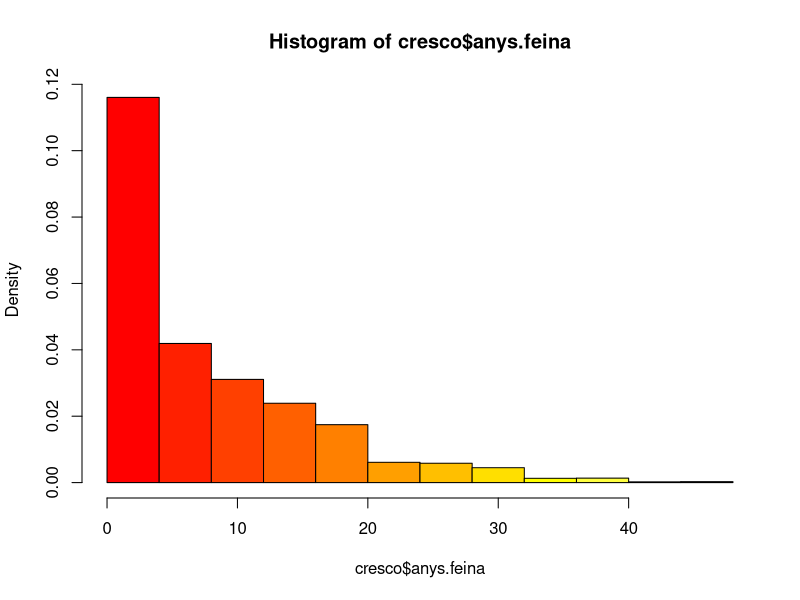
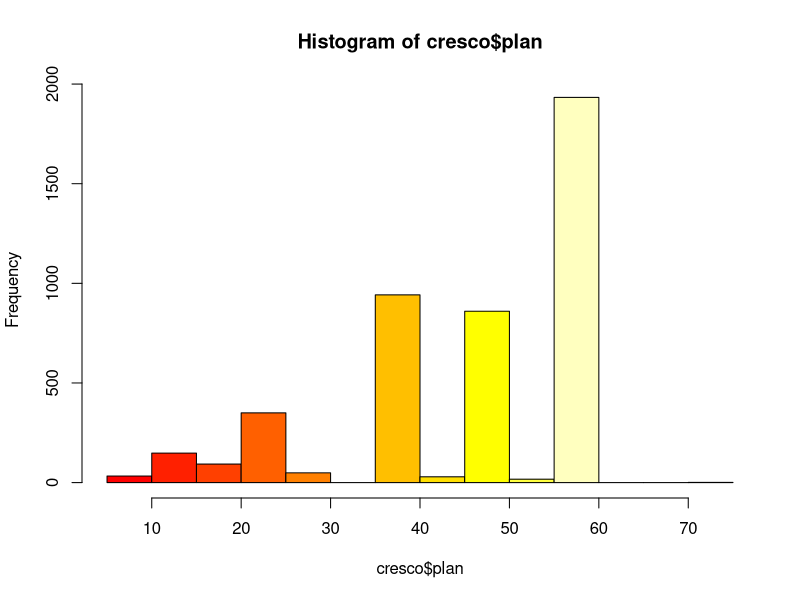
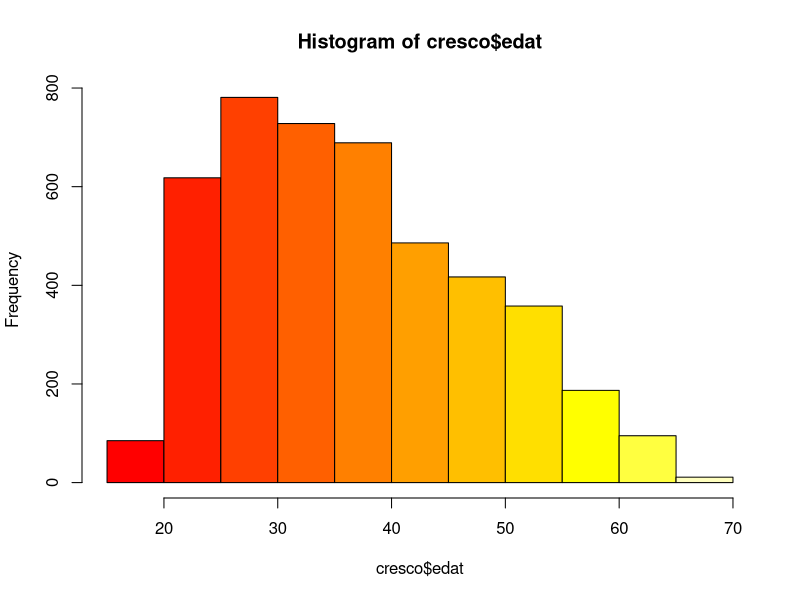
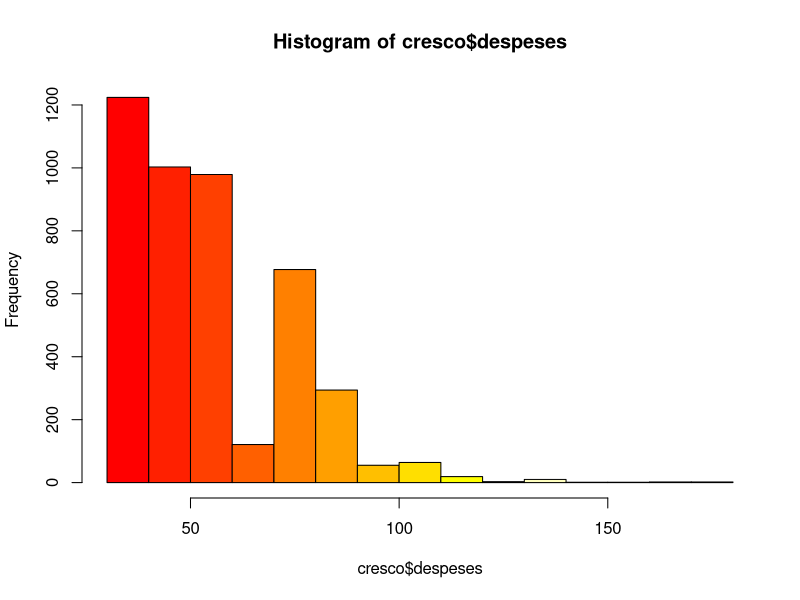
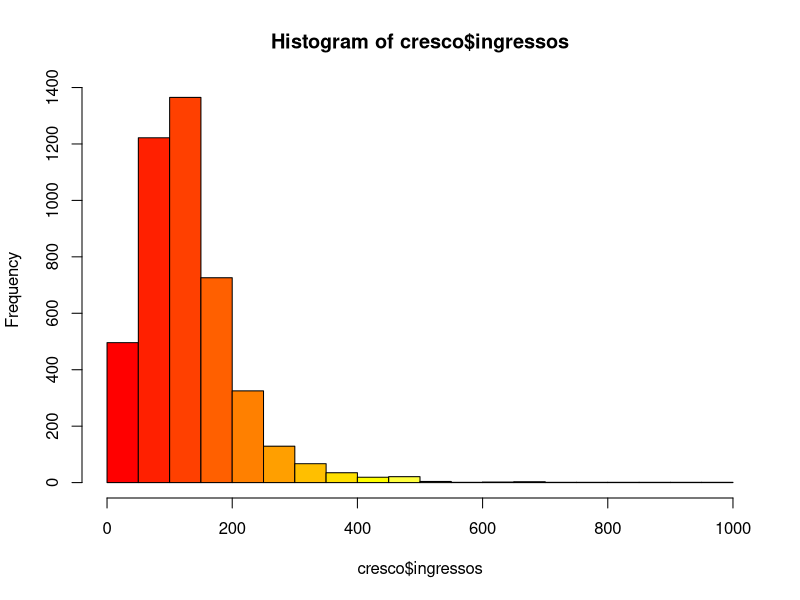
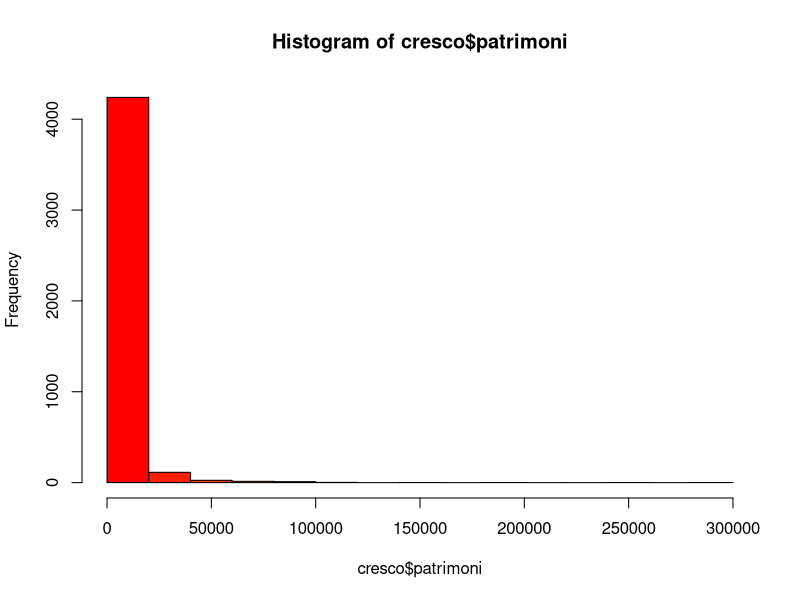
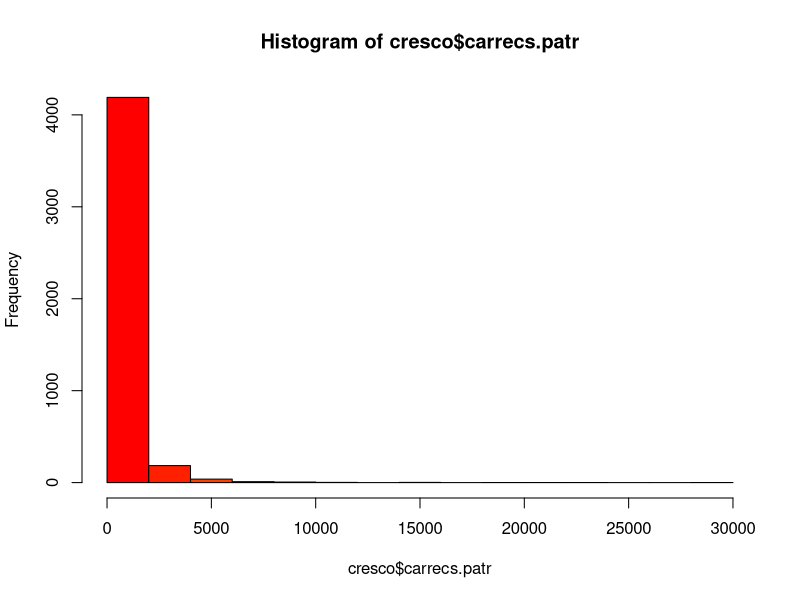
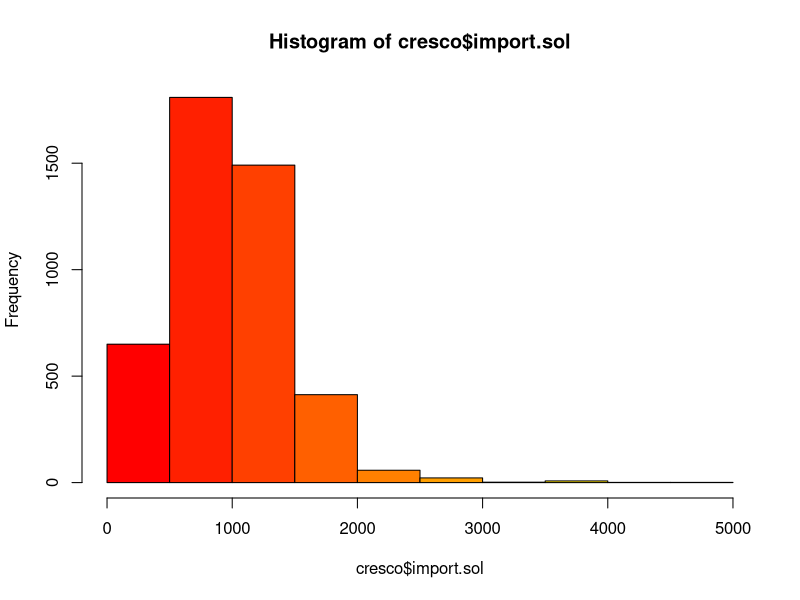

Write the R code that produced these figures, in order.
## ---- chunk 1
library(viridis)
## ---- chunk 2
setwd("/Users/guillem/Google Drive/FIB/ADEI/R/R-working-directory")
base = read.table("dades.txt",header=T,sep='\t',na.string='99999999')
cresco<-base
summary(cresco)
## ---- chunk 3
head(base, 2)
tail(base,2)
## ---- chunk 4
badInd = cresco[4456,]
badInd
cresco <- cresco[-4456,]
## ---- chunk 5
numberNArow <- function(dataFrame, output) {
  output = sum(is.na(dataFrame))
}

missXrow = apply(base, 1, numberNArow, output = 'outputfile')
missXcol = apply(base, 2, numberNArow, output = 'outputfile')

## ---- chunk 6
missXcol
## ---- chunk 7
sum(missXcol)

## ---- chunk 8
sum(missXrow)

## ---- chunk 9
v <- cresco$vivenda
llista <-which(v != 1 & v != 2 & v != 3 & v != 4 & v != 5 & v != 6)
llista
## ---- chunk 10
v <- cresco$estat.civil
llista <-which(v != 1 & v != 2 & v != 3 & v != 4 & v != 5)
llista

## ---- chunk 11
v <- cresco$tipus.feina
llista <-which(v != 1 & v != 2 & v != 3 & v != 4)
llista

## ---- chunk 12
calcQ <- function(x) {
  s.x <- summary(x)
  iqr<-s.x[5]-s.x[2]
  list(souti=s.x[2]-3*iqr, souts=s.x[5]+3*iqr )
  }
## ---- chunk 13
hist(cresco$anys.feina,freq=FALSE,breaks=seq(0,50,4),col=heat.colors(11))
## ---- chunk 14
calcQ(cresco$anys.feina)
## ---- chunk 15
llista<-which( cresco$anys.feina > 42);
llista
## ---- chunk 16
hist(cresco$plan,col=heat.colors(11))
## ---- chunk 17
calcQ(cresco$plan)
## ---- chunk 18
llista<-which( cresco$plan >= 132);
llista
## ---- chunk 19
hist(cresco$edat,col=heat.colors(11))
## ---- chunk 20
calcQ(cresco$edat)
## ---- chunk 21
llista<-which( cresco$edat >= 96);
llista
## ---- chunk 22
hist(cresco$despeses,col=heat.colors(11))
## ---- chunk 23
calcQ(cresco$despeses)
## ---- chunk 24
llista<-which(cresco$despeses >= 183);
llista
## ---- chunk 25
hist(cresco$ingressos,col=heat.colors(11))
## ---- chunk 26
calcQ(cresco$ingressos)
## ---- chunk 27
llista<-which(cresco$ingressos >= 420);
llista
## ---- chunk 28
hist(cresco$patrimoni,col=heat.colors(11))
## ---- chunk 29
calcQ(cresco$patrimoni)
## ---- chunk 30
llista<-which(cresco$patrimoni >= 24000);
llista
## ---- chunk 31
hist(cresco$carrecs.patr,col=heat.colors(11))
## ---- chunk 32
calcQ(cresco$carrecs.patr)
## ---- chunk 33
llista<-which(cresco$carrecs.patr >= 24000);
llista
## ---- chunk 34
hist(cresco$import.sol,col=heat.colors(11))
## ---- chunk 35
calcQ(cresco$import.sol)
## ---- chunk 36
llista<-which(cresco$import.sol >= 3100);
llista
## ---- chunk 37
hist(cresco$preu.be,col=heat.colors(11))
## ---- chunk 38
calcQ(cresco$preu.be)
## ---- chunk 39
llista<-which(cresco$preu.be >= 3414);
llista
## ---- chunk 40
library("FactoMineR")
## ---- chunk 41
condes(cresco,num.var=which(colnames(cresco)=="anys.feina"))
## ---- chunk 42
condes(cresco,num.var=which(colnames(cresco)=="plan"))
## ---- chunk 43
condes(cresco,num.var=which(colnames(cresco)=="edat"))
## ---- chunk 44
condes(cresco,num.var=which(colnames(cresco)=="despeses"))
## ---- chunk 45
condes(cresco,num.var=which(colnames(cresco)=="ingressos"))
## ---- chunk 46
condes(cresco,num.var=which(colnames(cresco)=="patrimoni"))
## ---- chunk 47
condes(cresco,num.var=which(colnames(cresco)=="carrecs.patr"))
## ---- chunk 48
condes(cresco,num.var=which(colnames(cresco)=="import.sol"))
## ---- chunk 49
condes(cresco,num.var=which(colnames(cresco)=="preu.be"))
